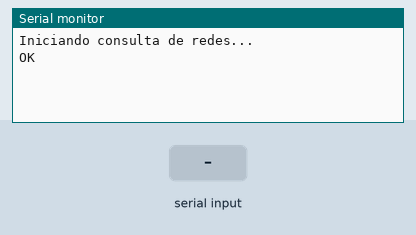
This sketch was run on a simulated Arduino Uno, built with avr-gcc and run on an emulated ATmega328P. Parts: the last lines printed to the serial monitor. The inputs (shaded band) are chosen by the test bench. The modem accepts every AT command (registered, SIM ready, sends succeed) and sends nothing else.

Above: at 8.2 s.
8.3 s: "1" received over the second serial link
At 10.3 s:
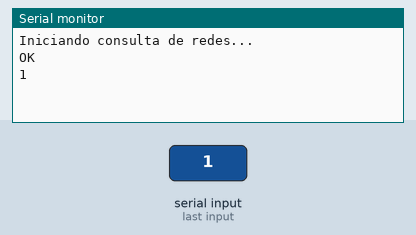
10.8 s: "0" received over the second serial link
At 12.2 s:
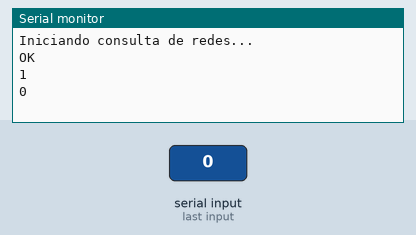
12.3 s: "2" received over the second serial link
At 14.5 s:
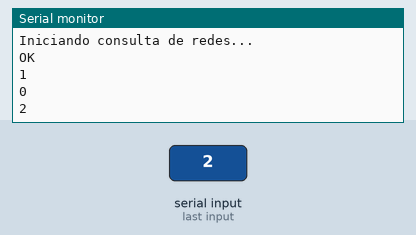

The sketch:

Prueba_SIM800_Heltec_Consulta_Redes_disponibles.ino
```cpp
#include <SoftwareSerial.h>

//pines para sim800
#define TX 17  //GPIO17 HELTEC
#define RX 16  //GPIO16 HELTEC
//#define SIMRST 2      //GPIO2 HELTEC

SoftwareSerial SIM800L(RX, TX);  //RX y TX de heltec

void setup() {

  SIM800L.begin(9600);
  Serial.begin(115200);
  delay(5000);

  delay(1000);
  Serial.println("Iniciando consulta de redes...");

  // Enviar comando para listar las redes disponibles
  enviarComandoAT("AT+COPS=?");             //Este comando busca y lista las redes disponibles en el área.

//Formato de respuesta:
//+COPS: (estado, "nombre largo", "nombre corto", "código mcc+mnc", tecnología)
/*Estado: 0 = desconocido, 1 = disponible, 2 = actualmente registrado, 3 = no disponible.
  Nombre largo: Nombre largo del operador.
  Nombre corto: Nombre corto del operador.
  Código mcc+mnc: Identificación del operador (Mobile Country Code + Mobile Network Code).
  Tecnología: 0 = GSM, 1 = GSM Compact, 2 = UMTS (3G).
*/

}

void loop() {

  // Leer la respuesta del SIM800 y mostrarla en el monitor serie
  if (SIM800L.available()) {
    String respuesta = SIM800L.readString();
    Serial.println(respuesta);
  }
}
void enviarComandoAT(String comando) {
  SIM800L.println(comando);
  delay(1000); // Esperar para dar tiempo a la respuesta
  while (SIM800L.available()) {
    Serial.write(SIM800L.read()); // Mostrar respuesta en el puerto serie
  }
}
```

Measured:
- after the input at 8.3 s, the serial monitor: prints a new line after 1.0 s (image 1)
- after the input at 10.8 s, the serial monitor: prints a new line after 1.0 s (image 2)
- after the input at 12.3 s, the serial monitor: prints a new line after 1.0 s (image 3)
